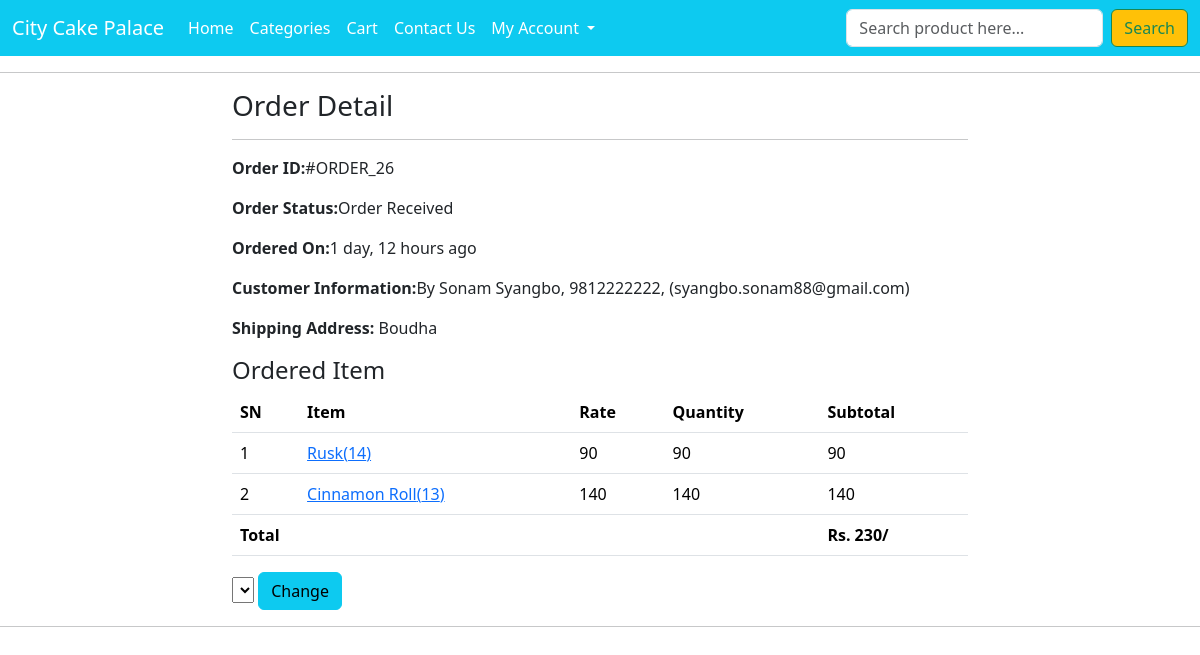
Page /profile/order-26/ (signed in) on the committed database.
### ecomapp/models.py (models this page shows, shortened)
class Order(models.Model):
    cart = models.OneToOneField(Cart, on_delete=models.CASCADE)
    ordered_by = models.CharField(max_length=200)
    shipping_address = models.CharField(max_length=200)
    mobile = models.CharField(max_length=10)
    email = models.EmailField()
    subtotal = models.PositiveIntegerField()
    discount = models.PositiveIntegerField()
    total = models.PositiveIntegerField()
    order_status = models.CharField(max_length=50, choices=ORDER_STATUS)
    created_at = models.DateTimeField(auto_now_add=True)
    payment_method = models.CharField(max_length=20, choices=METHOD, default="Cash On Delivery")  # Corrected line
    payment_completed = models.BooleanField(default=False, null=True, blank=True)

class CartProduct(models.Model):
    cart = models.ForeignKey(Cart,on_delete=models.CASCADE)
    product = models.ForeignKey(Product,on_delete=models.CASCADE)
    rate = models.PositiveIntegerField()
    quantity = models.PositiveIntegerField()
    subtotal = models.PositiveIntegerField()

class Product(models.Model):
    title = models.CharField(max_length=40)
    slug = models.SlugField(unique=True)
    category = models.ForeignKey(Category,on_delete=models.CASCADE)
    image = models.ImageField(upload_to="products")
    marked_price = models.PositiveIntegerField()
    selling_price = models.PositiveIntegerField()
    description =   models.TextField()
    expiry = models.DateField()
    return_policy =models.CharField(max_length=300, null=True,blank = True)
    view_count = models.PositiveIntegerField()

### ecomapp/views.py (the view)
# urls.py: path("profile/order-<int:pk>/",CustomerOrderDetailView.as_view(),name="customerorderdetail"),
class CustomerOrderDetailView(DetailView):
    template_name = "customerorderdetail.html"
    model = Order
    context_object_name="ord_obj"
    def dispatch(self, request, *args, **kwargs):
        if request.user.is_authenticated and Customer.objects.filter(user = request.user).exists():
            order_id = self.kwargs['pk']
            order = Order.objects.get(id=order_id)
            if request.user.customer == order.cart.customer:
                return redirect("ecomapp:customerprofile")
        else:
            return redirect("/login/?next=/profile/")
        return super().dispatch(request, *args, **kwargs)

### templates/customerorderdetail.html (shortened to what this page needs)
{% extends 'base.html' %}
{% load humanize %}
{% block content %}
<div class="container">
    <div class="row">
        <div class="col-md-8 mx-auto">
            <h3>Order Detail</h3><hr/>
            <p><span style="font-weight:bold;">Order ID:</span>#ORDER_{{ord_obj.id}}</p>
            <p><span style="font-weight:bold;">Order Status:</span>{{ord_obj.order_status}}</p>
            <p><span style="font-weight:bold;">Ordered On:</span>{{ord_obj.created_at|timesince}} ago</p>
            <p><span style="font-weight:bold;">Customer Information:</span>By {{ord_obj.ordered_by}}, {{ord_obj.mobile}}, ({{ord_obj.email}})</p>
            <p><span style="font-weight:bold;">Shipping Address:</span> {{ord_obj.shipping_address}}</p>
            <h4>Ordered Item</h4>
            <table class="table">
                <thead>
                    <tr>
                        <th>SN</th>
                        <th>Item</th>
                        <th>Rate</th>
                        <th>Quantity</th>
                        <th>Subtotal</th>
                    </tr>
                </thead>
                <tbody>
                    {% for cp  in ord_obj.cart.cartproduct_set.all %}
                        <tr>
                            <td>{{forloop.counter}}</td>
                            <td><a target="_blank" href="{% url 'ecomapp:productdetail' cp.product.slug %}">{{cp.product.title}}({{cp.product.id}})</a></td>
                            <td>{{cp.rate}}</td>
                            <td>{{cp.rate}}</td>
                            <td>{{cp.subtotal}}</td>
                        </tr>
                    {% endfor %}
                    <tr>
                        <th colspan="4" class="text-right">Total</th>
                        <th>Rs. {{ord_obj.total|intcomma}}/</th>
                    </tr>
                </tbody>
            </table>
            <form action="{% url 'ecomapp:adminorderstatuschange' order_obj.id %}" method="POST">
                <select name="status">
                </select>
                <button class="btn btn-info">Change</button>
            </form>
        </div>
    </div>
</div>
{% endblock content %}

### rows in the picture
Order: id "26", order_status "Order Received", created_at "1 day, 12 hours", ordered_by "Sonam Syangbo", mobile "9812222222", email "syangbo.sonam88@gmail.com", shipping_address "Boudha", total "230"
CartProduct: product "Rusk", product.id "14", rate "90", subtotal "90"
CartProduct: product "Cinnamon Roll", product.id "13", rate "140", subtotal "140"
